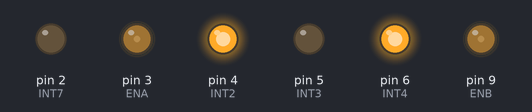
Simulated run of this sketch. Board: Arduino Uno, built with avr-gcc and run on an emulated ATmega328P. Parts: output pins drawn as LEDs (lit = HIGH).

Above: at 0.05 s.
At 1.95 s:
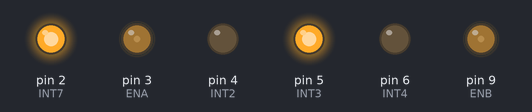
Timing chart, 0 to 3.0 s (numbered marks = the images above):
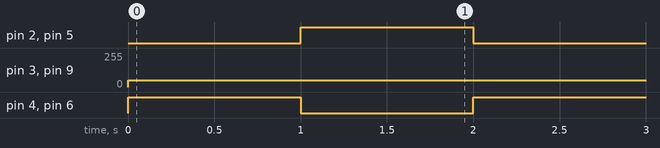

The sketch:

Lab3.ino
```cpp
const int INT7 = 2;
const int INT2 = 4;
const int INT3 = 5;
const int INT4 = 6;
const int ENA  = 3;
const int ENB  = 9;
int PWM1 = 50;
int PWM2 = 50;
void setup() {
  pinMode(INT7, OUTPUT);
  pinMode(INT2, OUTPUT);
  pinMode(INT3, OUTPUT);
  pinMode(INT4, OUTPUT);
  pinMode(ENA, OUTPUT);
  pinMode(ENB, OUTPUT);

}

void loop() {
  Front();
  delay(1000);
  BACK();
  delay(1000);


}

void BACK(){
  M1Front();
  M2Front();
  }

void Front(){
  M1BACK();
  M2BACK();
  }
void right(){
  M1BACK();
  M2STOP();
  }

void left(){
  M1STOP();
  M2BACK();
  }

void STOP(){
  M1STOP();
  M2STOP();
  }
void BackLeft(){
  M1Front();
  M2STOP();
  }

void BackRight(){
  M1STOP();
  M2Front();
  }

void M1Front(){
  digitalWrite(INT7, HIGH);
  digitalWrite(INT2, LOW);
  analogWrite(ENA, PWM1);
  }

void M1BACK(){
  digitalWrite(INT7, LOW);
  digitalWrite(INT2, HIGH);
  analogWrite(ENA, PWM1);
  }

void M1STOP(){
  digitalWrite(INT7, LOW);
  digitalWrite(INT2, LOW);
  analogWrite(ENA, PWM1);
  }

void M2Front(){
  digitalWrite(INT3, HIGH);
  digitalWrite(INT4, LOW);
  analogWrite(ENB, PWM2);
  }


void M2BACK(){
  digitalWrite(INT3, LOW);
  digitalWrite(INT4, HIGH);
  analogWrite(ENB, PWM2);
  }

void M2STOP(){
  digitalWrite(INT3, LOW);
  digitalWrite(INT4, LOW);
  analogWrite(ENB, PWM2);
  }
```

Measured:
- by itself, pin 2 (INT7), pin 4 (INT2), pin 5 (INT3), pin 6 (INT4): alternates HIGH for 1.0 s and LOW for 1.0 s
- by itself, pin 3 (ENA), pin 9 (ENB): 0/255 → 50/255 at 0.00 s
